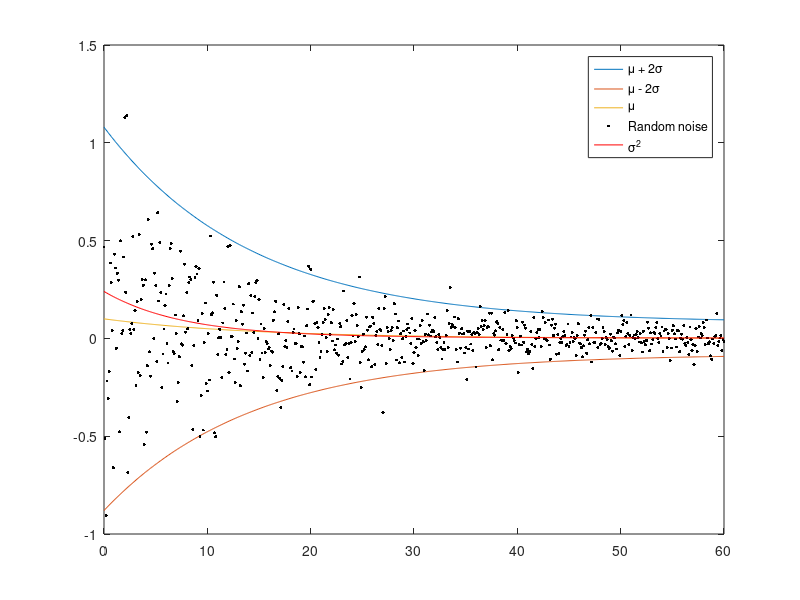

Write MATLAB code to recreate this figure.
clear; close all; clc;
%% RANDOM DATA GENERATOR
step        =   0.1;
x           =   0:step:60;       % X Axis
incThres    =   52;
nSamples    =   round(1.5*length(x));
xSamples    =   datasample(x, nSamples, 'Replace', true);
indInc      =   find(x==incThres);
xInc        =   0:step:x(end)-incThres;

% Upper limit
uk          =   0.07;
ub          =   1;
uLimit      =   ub*exp(-uk*x)+0.08;  % 2-sigma
% ruLimit     =   exp(1*(xInc+x(indInc)-60));   % Increase at end
% ruLimit     =   ruLimit - ruLimit(1) + uLimit(indInc);
% uLimit(indInc:end)      =   ruLimit;

% Lower limit
lk          =   0.07;
lb          =   -0.8;
lLimit      =   lb*exp(-lk*x)-0.08;  % 2-sigma
% rlLimit     =   -exp(1*(xInc+x(indInc)-60)); % Increase at end
% rlLimit     =   rlLimit - rlLimit(1) + lLimit(indInc);
% lLimit(indInc:end)      =   rlLimit;

trueMean     =   (uLimit+lLimit)/2;

sigma       =   (uLimit-trueMean)./2;
trueVar     =   sigma.^2;
y           =   normrnd(trueMean, sigma);

figure;
plot(x, uLimit); hold on;
plot(x, lLimit); hold on;
plot(x, trueMean); hold on;
plot(x, y, 'k.','MarkerSize',7);
%plot(x, y2, 'r*','MarkerSize',3);
% plot(x, y2, 'r-');
plot(x, trueVar, 'r-');
legend('\mu + 2\sigma', '\mu - 2\sigma', '\mu', 'Random noise', '\sigma^2'); 

save('data', 'x', 'y', 'trueMean', 'trueVar');

